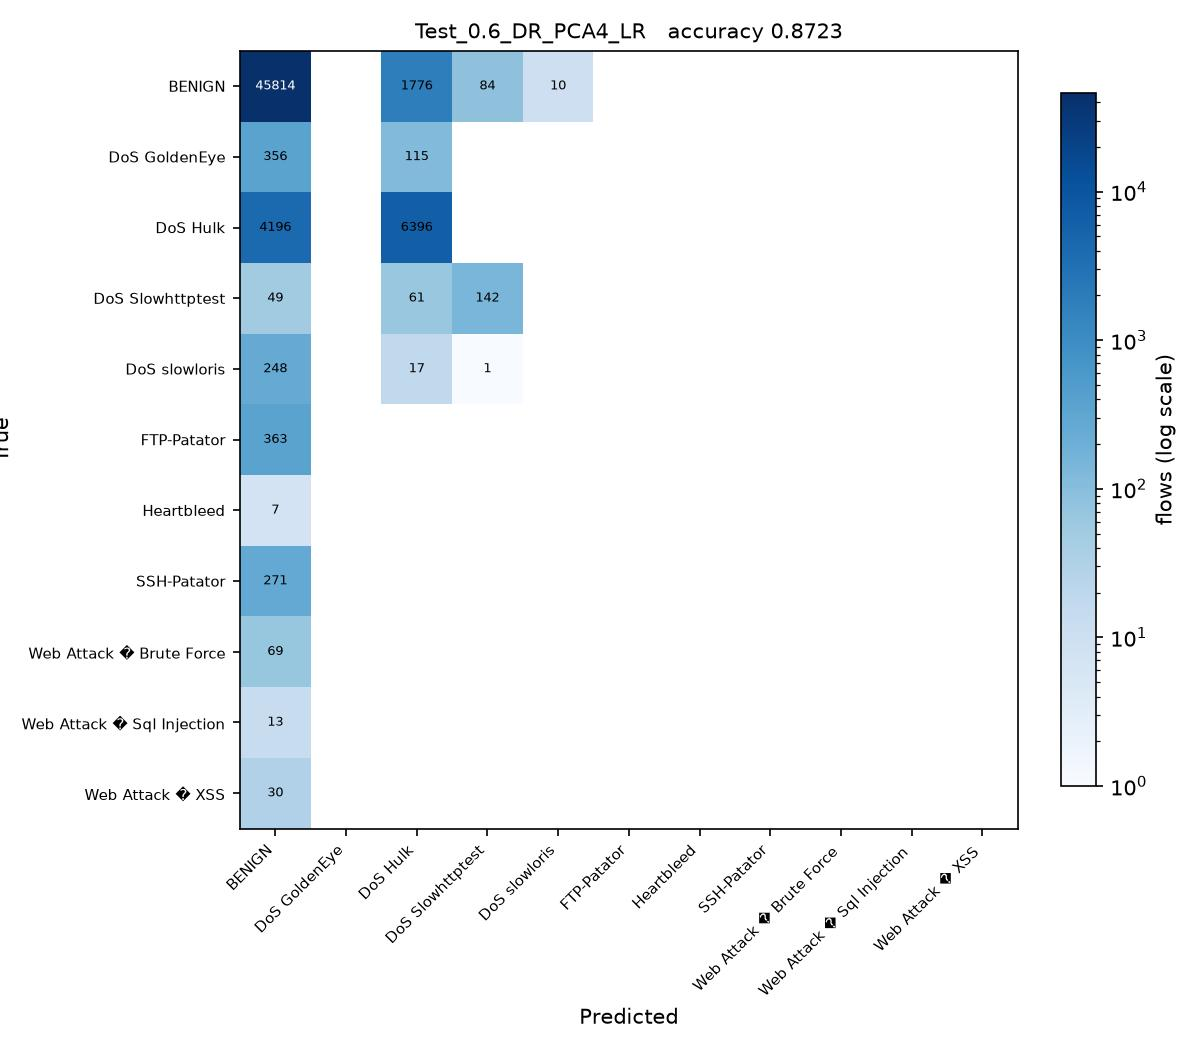

Here is the Python script that generated this plot:
# Test_0.6_DR_PCA4_LR.py
#
# Test size 0.6  |  PCA, 4 components  |  Logistic Regression (sheet #2)
#
# This is SGDC_60_40.py with the changes marked CHANGE below and nothing else.

import os
from pathlib import Path

# CHANGE 1: find the folder holding the three CSV files and run from there, so
# the plain file names below resolve no matter where this script is started
# from or how deeply it sits inside the project folder.
HERE = Path(__file__).resolve().parent
for PROJECT in [HERE, *HERE.parents]:
    if (PROJECT / 'Tuesday-WorkingHours.pcap_ISCX.csv').exists():
        os.chdir(PROJECT)
        break
else:
    raise SystemExit('Put this folder inside the folder that holds the three '
                     'CIC-IDS2017 CSV files, then run the script again.')
import numpy as np
import pandas as pd

df1 = pd.read_csv('Tuesday-WorkingHours.pcap_ISCX.csv', low_memory=True)
df2 = pd.read_csv('Wednesday-workingHours.pcap_ISCX.csv', low_memory=True)
df3 = pd.read_csv('Thursday-WorkingHours-Morning-WebAttacks.pcap_ISCX.csv', low_memory=True)

dataset = pd.concat([df1, df2, df3], ignore_index=True)

dataset.columns = dataset.columns.str.strip()

# CHANGE 2: a stratified sample of 100000 flows, the same for every run. An RBF
# SVM on all 1.3 million flows would take about an hour per script.
# At least 50 flows of every class are kept.
label = dataset.columns[-1]
dataset = pd.concat(
    [g.sample(n=min(len(g), max(50, round(100000 * len(g) / len(dataset)))), random_state=0)
     for _, g in dataset.groupby(label)],
    ignore_index=True
)

X = dataset.iloc[:, :-1]
y = dataset.iloc[:, -1]

X = X.apply(pd.to_numeric, errors='coerce')

X.replace([np.inf, -np.inf], np.nan, inplace=True)

from sklearn.impute import SimpleImputer

imputer = SimpleImputer(missing_values=np.nan, strategy='mean')
X = imputer.fit_transform(X)

from sklearn.preprocessing import LabelEncoder

labelencoder_y = LabelEncoder()
y = labelencoder_y.fit_transform(y)

from sklearn.model_selection import train_test_split

X_train, X_test, y_train, y_test = train_test_split(
    X,
    y,
    test_size=0.6,   # CHANGE 3: test size
    random_state=0,
    stratify=y
)

# CHANGE 4: PCA, from PCA_LDA_KErnel_PCA_CODE.pdf (fit only on training data)
from sklearn.decomposition import PCA

pca = PCA(n_components=4)
X_train = pca.fit_transform(X_train)
X_test = pca.transform(X_test)

# CHANGE 5: Logistic Regression (sheet #2) in place of SGDClassifier
from sklearn.linear_model import LogisticRegression

classifier = LogisticRegression(
    max_iter=1000,
    random_state=0
)

classifier.fit(X_train, y_train)

y_pred = classifier.predict(X_test) 

from sklearn.metrics import confusion_matrix
from sklearn.metrics import accuracy_score
from sklearn.metrics import precision_score
from sklearn.metrics import recall_score
from sklearn.metrics import f1_score
from sklearn.metrics import classification_report

cm = confusion_matrix(y_test, y_pred)

print("Confusion Matrix:\n")
print(cm)

print("\nAccuracy : {:.4f}".format(accuracy_score(y_test, y_pred)))
print("\nPrecision : {:.4f}".format(precision_score(y_test, y_pred, average='weighted')))
print("\nRecall : {:.4f}".format(recall_score(y_test, y_pred, average='weighted')))
print("\nF1 Score : {:.4f}".format(f1_score(y_test, y_pred, average='weighted')))

print("\nClassification Report:\n")
print(classification_report(y_test, y_pred))

# CHANGE 6: save the confusion matrix as Test_0.6_DR_PCA4_LR.jpg and record the result
import matplotlib
matplotlib.use('Agg')
import matplotlib.pyplot as plt
from matplotlib.colors import LogNorm

here = HERE                     # the folder this script sits in
names = [str(c) for c in labelencoder_y.classes_]
fig, ax = plt.subplots(figsize=(8, 7))
im = ax.imshow(cm, cmap='Blues', norm=LogNorm(vmin=1))
ax.set_xticks(range(len(names)), names, rotation=45, ha='right', fontsize=7)
ax.set_yticks(range(len(names)), names, fontsize=7)
ax.set_xlabel('Predicted')
ax.set_ylabel('True')
ax.set_title('Test_0.6_DR_PCA4_LR   accuracy {:.4f}'.format(accuracy_score(y_test, y_pred)), fontsize=10)
for i in range(cm.shape[0]):
    for j in range(cm.shape[1]):
        if cm[i, j]:
            ax.text(j, i, cm[i, j], ha='center', va='center', fontsize=6,
                    color='white' if cm[i, j] > cm.max() / 3 else 'black')
fig.colorbar(im, ax=ax, fraction=0.04, label='flows (log scale)')
fig.tight_layout()
fig.savefig(here / 'Test_0.6_DR_PCA4_LR.jpg', dpi=150)
plt.close(fig)

row = pd.DataFrame([{
    'Test': 0.6, 'DR': 'PCA4', 'Clas': 'LR',
    'Acc': round(accuracy_score(y_test, y_pred), 4),
    'Pre': round(precision_score(y_test, y_pred, average='weighted'), 4),
    'Rec': round(recall_score(y_test, y_pred, average='weighted'), 4),
    'F1': round(f1_score(y_test, y_pred, average='weighted'), 4),
    'script': 'Test_0.6_DR_PCA4_LR',
}])
out = PROJECT / 'results' / '75_runs_pca.csv'
out.parent.mkdir(exist_ok=True)
if out.exists():
    old = pd.read_csv(out)
    row = pd.concat([old[old['script'] != 'Test_0.6_DR_PCA4_LR'], row], ignore_index=True)
row.to_csv(out, index=False)
